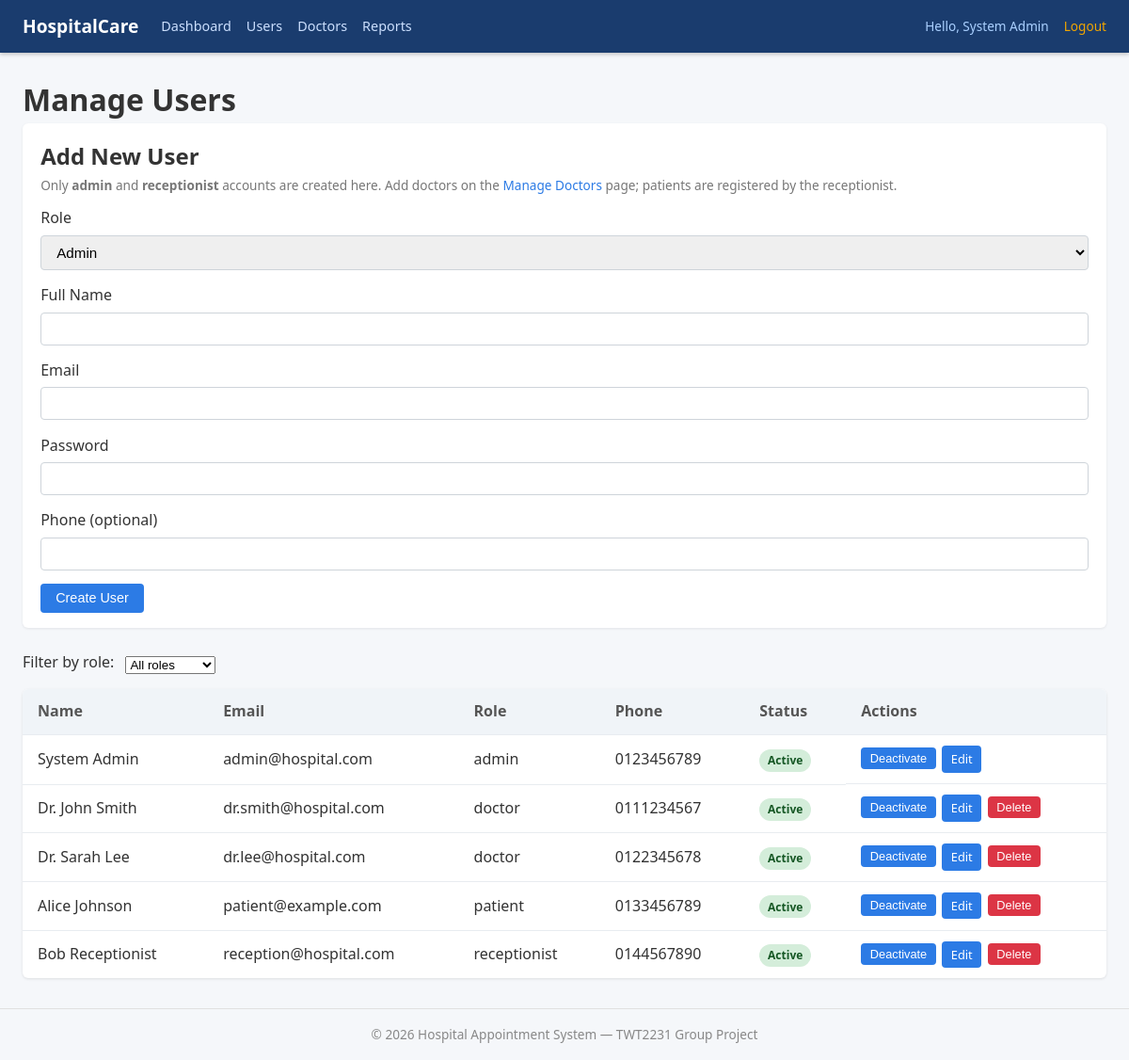
The page /pages/admin/users.php (signed in) on the database its author committed.
### tables this page shows
CREATE TABLE users (
    id            INT UNSIGNED     NOT NULL AUTO_INCREMENT,
    role          ENUM('admin','doctor','patient','receptionist') NOT NULL,
    email         VARCHAR(255)     NOT NULL,
    password_hash VARCHAR(255)     NOT NULL,
    full_name     VARCHAR(100)     NOT NULL,
    phone         VARCHAR(20)      NULL,
    status        ENUM('active','inactive') NOT NULL DEFAULT 'active',
    created_at    DATETIME         NOT NULL DEFAULT CURRENT_TIMESTAMP,
    PRIMARY KEY (id),
    UNIQUE KEY uq_users_email (email)
);

### config/Database.php (called while the page is built, shortened)
<?php
class Database
{
    private static ?PDO $instance = null;
    public static function getInstance(): PDO
    {
        if (self::$instance === null) {
            $dsn = 'mysql:host=' . DB_HOST . ';dbname=' . DB_NAME . ';charset=utf8mb4';
            self::$instance = new PDO($dsn, DB_USER, DB_PASS, [
                PDO::ATTR_ERRMODE            => PDO::ERRMODE_EXCEPTION,
                PDO::ATTR_DEFAULT_FETCH_MODE => PDO::FETCH_ASSOC,
                PDO::ATTR_EMULATE_PREPARES   => false,
            ]);
        }
        return self::$instance;
    }
}

### classes/User.php (called while the page is built, shortened)
<?php
require_once __DIR__ . '/../config/Database.php';
class User
{
    private PDO $pdo;
    public function __construct()
    {
        $this->pdo = Database::getInstance();
    }
    public function findAll(?string $role = null): array
    {
        try {
            if ($role !== null && $role !== '') {
                $stmt = $this->pdo->prepare(
                    'SELECT * FROM users WHERE role = ? ORDER BY created_at DESC'
                );
                $stmt->execute([$role]);
            } else {
                $stmt = $this->pdo->query('SELECT * FROM users ORDER BY created_at DESC');
            }
            return $stmt->fetchAll();
        } catch (PDOException $e) {
            error_log('User::findAll error: ' . $e->getMessage());
            return [];
        }
    }
}

### classes/Auth.php (called while the page is built, shortened)
<?php
require_once __DIR__ . '/../config/Database.php';
require_once __DIR__ . '/User.php';
class Auth
{
    public static function userId(): ?int
    {
        return $_SESSION['user_id'] ?? null;
    }
}

### pages/admin/users.php (the view, shortened to what this page needs)
<?php
require_once '../../config/Database.php';
require_once '../../classes/Auth.php';
require_once '../../classes/User.php';
$userModel = new User();
$filterRole = $_GET['role'] ?? null;
$users      = $userModel->findAll($filterRole);
require_once '../../includes/header.php';
?>
<h1>Manage Users</h1>
<section class="info-card">
    <h2>Add New User</h2>
    <p class="form-hint">Only <strong>admin</strong> and <strong>receptionist</strong> accounts are created here. Add doctors on the <a href="doctors.php">Manage Doctors</a> page; patients are registered by the receptionist.</p>
    <form method="POST" id="create-user-form" novalidate>
        <div class="form-group">
            <label for="role">Role</label>
            <select name="role" id="role" required>
                <option value="admin">Admin</option>
            </select>
        </div>
        <div class="form-group">
            <label for="full_name">Full Name</label>
            <input type="text" name="full_name" id="full_name" data-required maxlength="100">
        </div>
        <div class="form-group">
            <label for="email">Email</label>
            <input type="email" name="email" id="email" data-required maxlength="255">
        </div>
        <div class="form-group">
            <label for="password">Password</label>
            <input type="password" name="password" id="password" data-required data-min-length="8" autocomplete="new-password">
        </div>
        <div class="form-group">
            <label for="phone">Phone (optional)</label>
            <input type="text" name="phone" id="phone" maxlength="20">
        </div>
        <button type="submit" class="btn">Create User</button>
    </form>
</section>
<section class="report-section">
    <form method="GET" class="filter-bar">
        <label for="filter-role">Filter by role:</label>
        <select name="role" id="filter-role" onchange="this.form.submit()">
            <option value="">All roles</option>
        </select>
    </form>
    <table class="data-table">
        <thead>
            <tr>
                <th>Name</th><th>Email</th><th>Role</th><th>Phone</th><th>Status</th><th>Actions</th>
            </tr>
        </thead>
        <tbody>
            <?php if (empty($users)): ?>
                <tr><td colspan="6">No users found.</td></tr>
            <?php else: ?>
                <?php foreach ($users as $user): ?>
                <tr>
                    <td><?= htmlspecialchars($user['full_name']) ?></td>
                    <td><?= htmlspecialchars($user['email']) ?></td>
                    <td><?= htmlspecialchars($user['role']) ?></td>
                    <td><?= htmlspecialchars($user['phone'] ?? '—') ?></td>
                    <td>
                        <span class="badge badge--<?= $user['status'] === 'active' ? 'active' : 'inactive' ?>">
                            <?= htmlspecialchars($user['status']) ?>
                        </span>
                    </td>
                    <td class="actions">
                        <form method="POST" class="inline-form">
                            <button type="submit" class="btn btn--small">
                                <?= $user['status'] === 'active' ? 'Deactivate' : 'Activate' ?>
                            </button>
                        </form>
                        <details class="inline-edit">
                            <summary class="btn btn--small">Edit</summary>
                        </details>
                        <?php if ((int) $user['id'] !== Auth::userId()): ?>
                        <form method="POST" class="inline-form" data-confirm="Delete this user permanently? This cannot be undone.">
                            <button type="submit" class="btn btn--danger btn--small">Delete</button>
                        </form>
                        <?php endif; ?>
                    </td>
                </tr>
                <?php endforeach; ?>
            <?php endif; ?>
        </tbody>
    </table>
</section>
<?php require_once '../../includes/footer.php'; ?>

### includes/header.php (shortened to what this page needs)
<!DOCTYPE html>
<html lang="en">
<head>
    <link rel="stylesheet" href="<?= BASE_URL ?>assets/css/style.css">
</head>
<body>
<header class="site-header">
    <nav>
        <a href="<?= BASE_URL ?>index.php" class="logo">HospitalCare</a>
        <?php if (isset($_SESSION['user_id'])): ?>
            <ul class="nav-links">
                <?php if ($_SESSION['role'] === 'admin'): ?>
                    <li><a href="<?= BASE_URL ?>pages/admin/dashboard.php">Dashboard</a></li>
                    <li><a href="<?= BASE_URL ?>pages/admin/users.php">Users</a></li>
                    <li><a href="<?= BASE_URL ?>pages/admin/doctors.php">Doctors</a></li>
                    <li><a href="<?= BASE_URL ?>pages/admin/reports.php">Reports</a></li>
                <?php elseif ($_SESSION['role'] === 'doctor'): ?>
                    <li><a href="<?= BASE_URL ?>pages/doctor/dashboard.php">Dashboard</a></li>
                    <li><a href="<?= BASE_URL ?>pages/doctor/my-slots.php">My Slots</a></li>
                    <li><a href="<?= BASE_URL ?>pages/doctor/my-appointments.php">Appointments</a></li>
                <?php elseif ($_SESSION['role'] === 'receptionist'): ?>
                    <li><a href="<?= BASE_URL ?>pages/receptionist/dashboard.php">Dashboard</a></li>
                    <li><a href="<?= BASE_URL ?>pages/receptionist/register-patient.php">Register Patient</a></li>
                    <li><a href="<?= BASE_URL ?>pages/receptionist/manage-appointments.php">Appointments</a></li>
                <?php endif; ?>
            </ul>
            <div class="user-info">
                <span>Hello, <?= htmlspecialchars($_SESSION['name']) ?></span>
                <a href="<?= BASE_URL ?>logout.php">Logout</a>
            </div>
        <?php endif; ?>
    </nav>
</header>
<main class="container">

### includes/footer.php (shortened to what this page needs)
</main>
<footer class="site-footer">
    <p>&copy; <?= date('Y') ?> Hospital Appointment System — TWT2231 Group Project</p>
</footer>
</body>
</html>

### assets/css/style.css (style rules this page uses)
﻿ *, *::before, *::after { box-sizing: border-box; margin: 0; padding: 0; }
body { font-family: 'Segoe UI', Arial, sans-serif; background: #f5f7fa; color: #333; line-height: 1.6; }
a { color: #2c7be5; text-decoration: none; }
.site-header { background: #1a3c6e; padding: 0 1.5rem; box-shadow: 0 2px 4px rgba(0,0,0,.2); }
.site-header nav { display: flex; align-items: center; gap: 1.5rem; height: 56px; max-width: 1200px; margin: 0 auto; }
.logo { color: #fff; font-size: 1.2rem; font-weight: 700; }
.nav-links { display: flex; list-style: none; gap: 1rem; flex: 1; }
.nav-links a { color: #cce0ff; font-size: .9rem; }
.user-info { color: #aad0ff; font-size: .85rem; display: flex; gap: 1rem; align-items: center; }
.user-info a { color: #f0a500; }
.container { max-width: 1200px; margin: 1.5rem auto; padding: 0 1.5rem; }
.btn { display: inline-block; padding: .45rem 1rem; background: #2c7be5; color: #fff; border: none; border-radius: 4px; cursor: pointer; font-size: .9rem; transition: background .2s; }
.btn--danger { background: #dc3545; }
.data-table { width: 100%; border-collapse: collapse; background: #fff; border-radius: 6px; overflow: hidden; box-shadow: 0 1px 3px rgba(0,0,0,.1); }
.data-table th, .data-table td { padding: .7rem 1rem; text-align: left; border-bottom: 1px solid #e8ecf0; }
.data-table th { background: #f0f4f8; font-weight: 600; color: #555; }
.data-table tr:last-child td { border-bottom: none; }
.info-card, .record-card, .doctor-card { background: #fff; border-radius: 6px; padding: 1rem 1.2rem; margin-bottom: 1rem; box-shadow: 0 1px 3px rgba(0,0,0,.08); }
.form-group { margin-bottom: .9rem; }
.form-group label { display: block; font-weight: 500; margin-bottom: .3rem; }
.form-group input, .form-group select, .form-group textarea { width: 100%; padding: .5rem .75rem; border: 1px solid #ced4da; border-radius: 4px; font-size: .95rem; }
.report-section { margin: 1.5rem 0; }
.site-footer { text-align: center; padding: 1rem; color: #888; font-size: .85rem; margin-top: 2rem; border-top: 1px solid #e0e0e0; }
.badge { display: inline-block; padding: .15rem .55rem; border-radius: 999px; font-size: .75rem; font-weight: 600; text-transform: capitalize; }
.badge--active { background: #d4edda; color: #155724; }
.actions { display: flex; flex-wrap: wrap; gap: .4rem; align-items: flex-start; }
.inline-form { display: inline; margin: 0; }
.btn--small { padding: .25rem .6rem; font-size: .8rem; }
.inline-edit { display: inline-block; }
.inline-edit > summary { list-style: none; display: inline-block; }
.filter-bar { display: flex; flex-wrap: wrap; gap: .75rem; align-items: flex-end; margin-bottom: 1rem; }
.filter-bar select, .filter-bar input { width: auto; }
.form-hint { font-size: .85rem; color: #777; margin-bottom: .75rem; }

### rows shown on the page
users: full_name "System Admin", email "admin@hospital.com", role "admin", phone "0123456789", status "Active", shows "Deactivate"
users: full_name "Dr. John Smith", email "dr.smith@hospital.com", role "doctor", phone "0111234567", status "Active", shows "Deactivate"
users: full_name "Dr. Sarah Lee", email "dr.lee@hospital.com", role "doctor", phone "0122345678", status "Active", shows "Deactivate"
users: full_name "Alice Johnson", email "patient@example.com", role "patient", phone "0133456789", status "Active", shows "Deactivate"
users: full_name "Bob Receptionist", email "reception@hospital.com", role "receptionist", phone "0144567890", status "Active", shows "Deactivate"

### other values the page prints
$_SESSION['name'] "System Admin"
